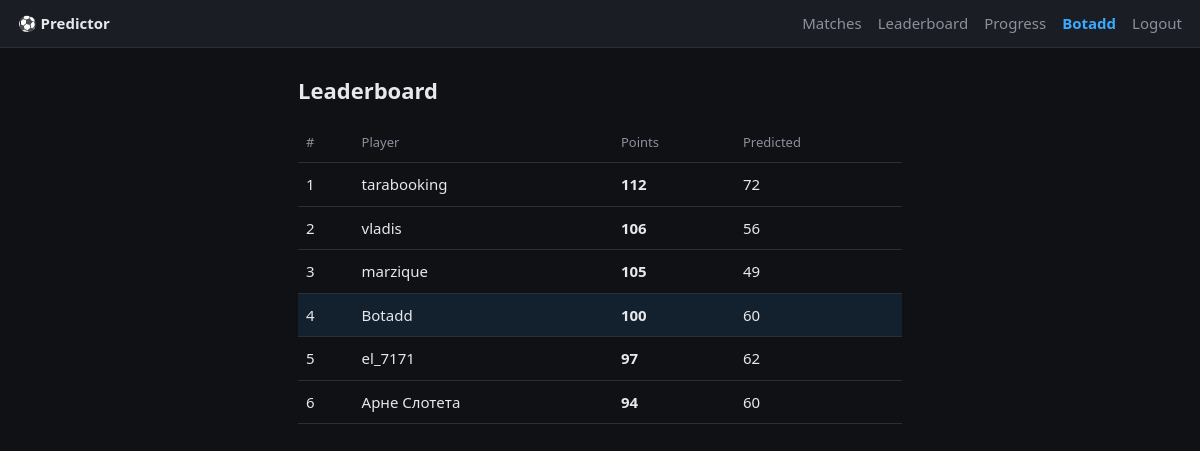
Page /leaderboard (signed in) on the committed database.
### tables this page shows
CREATE TABLE users (
    id            INTEGER PRIMARY KEY AUTOINCREMENT,
    username      TEXT UNIQUE NOT NULL,
    password_hash TEXT NOT NULL,
    created_at    TEXT NOT NULL
);

### app.py (the view)
@app.get("/leaderboard", response_class=HTMLResponse)
async def leaderboard(request: Request):
    user = current_user(request)
    if not user:
        return RedirectResponse("/login", status_code=302)
    with connect() as conn:
        rows = fetch_leaderboard(conn)
    return render(request, "leaderboard.html", {"user": user, "rows": rows})

### templates/leaderboard.html (shortened to what this page needs)
{% extends "base.html" %}
{% block content %}
<h1>Leaderboard</h1>
<table class="board">
  <thead><tr><th>#</th><th>Player</th><th>Points</th><th>Predicted</th></tr></thead>
  <tbody>
  {% for r in rows %}
    <tr class="{{ 'me-row' if r['username'] == user['username'] else '' }}">
      <td>{{ loop.index }}</td>
      <td>{{ r["username"] }}</td>
      <td><b>{{ r["total"] }}</b></td>
      <td>{{ r["played"] }}</td>
    </tr>
  {% endfor %}
  </tbody>
</table>
{% endblock %}

### templates/base.html (shortened to what this page needs)
<!doctype html>
<html lang="en">
<head>
  <link rel="stylesheet" href="/static/style.css">
</head>
<body>
  <header>
    <a href="/" class="brand">⚽ Predictor</a>
    {% if user %}
    <nav>
      <a href="/">Matches</a>
      <a href="/leaderboard">Leaderboard</a>
      <a href="/progress">Progress</a>
      <span class="me">{{ user["username"] }}</span>
      <a href="/logout">Logout</a>
    </nav>
    {% endif %}
  </header>
  <main class="{% block main_class %}{% endblock %}">
    {% block content %}{% endblock %}
  </main>
</body>
</html>

### static/style.css (style rules this page uses)
:root { --bg: #0f1115; --card: #1a1d24; --line: #2a2e38; --fg: #e6e8ec; --muted: #8b909c; --accent: #3da9fc; --good: #4caf50; }
* { box-sizing: border-box; }
body { margin: 0; background: var(--bg); color: var(--fg); font: 15px/1.5 system-ui, -apple-system, Segoe UI, Roboto, sans-serif; }
header { display: flex; align-items: center; gap: 16px; padding: 12px 18px; border-bottom: 1px solid var(--line); background: var(--card); position: sticky; top: 0; z-index: 10; }
.brand { font-weight: 700; color: var(--fg); text-decoration: none; }
nav { margin-left: auto; display: flex; align-items: center; gap: 16px; }
nav a { color: var(--muted); text-decoration: none; }
nav .me { color: var(--accent); font-weight: 600; }
main { max-width: 640px; margin: 0 auto; padding: 18px; }
h1 { font-size: 22px; margin: 8px 0 16px; }
.board { width: 100%; border-collapse: collapse; }
.board th, .board td { text-align: left; padding: 10px 8px; border-bottom: 1px solid var(--line); }
.board th { color: var(--muted); font-weight: 500; font-size: 13px; }
.board .me-row { background: rgba(61, 169, 252, 0.10); }

### rows in the picture
users: username "Botadd", total "100", played "60"
users: username "tarabooking", total "112", played "72"
users: username "vladis", total "106", played "56"
users: username "marzique", total "105", played "49"
users: username "el_7171", total "97", played "62"
users: username "Арне Слотета", total "94", played "60"
